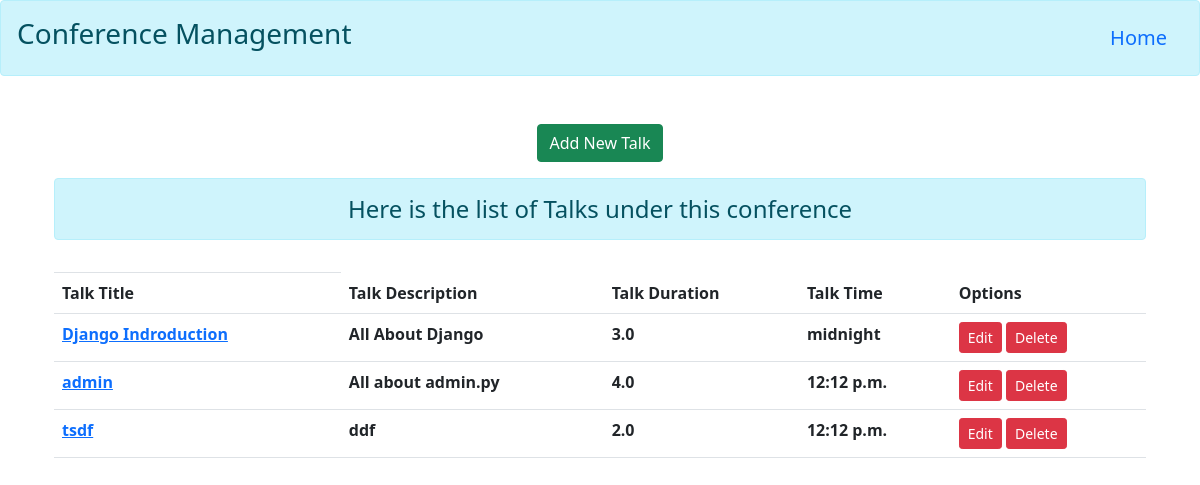
Before: /Django/talks/ with the older database file.
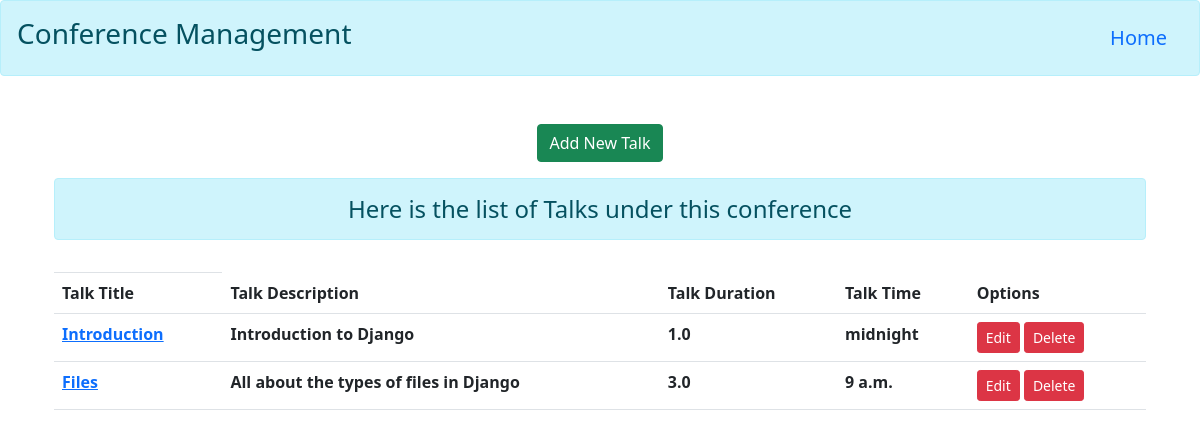
After: the same page with the newer database file.
### myapp/models.py (models this page shows)
class TalkModel(models.Model):
    talk_conference_title  = models.ForeignKey(ConferenceModel,on_delete=models.CASCADE)
    talk_title = models.TextField(null=False,primary_key=True)
    talk_description =  models.CharField(max_length=100,null=False)
    talk_duration = models.DecimalField(max_digits=2,decimal_places=1)
    talk_time = models.TimeField(null=True)

### myapp/views.py (the view)
# urls.py: path('<str:id>/talks/',views.talkView,name='talks'),
def talkView(request,id):
    initial = {'talk_conference_title':id}
    if request.method == 'POST':
        talkviewform = TalkForm(request.POST)
        if talkviewform.is_valid():
            talkviewform.save()
    else:
        talkviewform=TalkForm(initial=initial)
    talk = ConferenceModel.objects.get(pk=id)
    conferencetalks = talk.talkmodel_set.all()
    return render(request,'myapp/talks.html',{'talkviewform':talkviewform,'conferencetalks':conferencetalks})

### myapp/forms.py
class TalkForm(forms.ModelForm):
    class Meta:
        model = TalkModel
        fields = ['talk_conference_title','talk_title','talk_description','talk_duration','talk_time']
        widgets = {
            'talk_conference_title' : forms.HiddenInput,
            'talk_title' : forms.TextInput(attrs={'class':'form-control '}),
            'talk_description' : forms.TextInput(attrs={'class':'form-control '}),
            'talk_duration' : forms.TextInput(attrs={'class':'form-control '}),
            'talk_time' : forms.TextInput(attrs={'class':'form-control','placeholder':'HH:MM:SS'}),
        }

### myapp/templates/myapp/talks.html (shortened to what this page needs)
{% extends 'myapp/base.html' %}
{% block content %}
<div class="text-center">
    <button class="btn btn-success col" type="button" data-bs-toggle="offcanvas" data-bs-target="#offcanvasRight" aria-controls="offcanvasRight">Add New Talk</button>
</div>
<div class="container mt-3">
    <h4 class="alert alert-info text-center">
        Here is the list of Talks under this conference
    </h4>
    <table class="table table-hover">
        <th class="thead-dark">
            <tr>
                <th scope="col">Talk Title</th>
                <th scope="col">Talk Description</th>
                <th scope="col">Talk Duration </th>
                <th scope="col">Talk Time</th>
                <th scope="col">Options</th>
            </tr>
        </th>
            {% for talkss in conferencetalks %}
            <tr>
                <th scope="col"><a href="{% url 'members' talkss.talk_title %}">{{talkss.talk_title}}</a></th>
                <th scope="col">{{talkss.talk_description}}</th>
                <th scope="col">{{talkss.talk_duration}}</th>
                <th scope="col">{{talkss.talk_time}}</th>
            <td>
                <a href="{% url 'talkedit' talkss.talk_title %}" class="btn btn-danger btn-sm">Edit</a>
                <form action="{% url 'talkdelete' talkss.talk_title %}" method="POST" class="d-inline">
                    <input type="submit" value="Delete" class="btn btn-danger btn-sm">
                </form>
            </td>
        </tr>
            {% endfor %}
    </table>
</div>
{% endblock content %}

### myapp/templates/myapp/base.html (shortened to what this page needs)
<!DOCTYPE html>
<html lang="en">
<head>
    <link href="https://cdn.jsdelivr.net/npm/bootstrap@5.1.1/dist/css/bootstrap.min.css" rel="stylesheet">
</head>
<body>
    <nav class="navbar alert alert-info text-center">
        <h3 class="text-center">  Conference Management</h3>
        <a class="navbar-brand" href="/">Home</a>
      </nav>
    <div class="container mt-5">
        {% block content %} {% endblock content %}
    </div>
</body>
</html>

Changed rows visible on the page:
removed TalkModel: talk_title "Django Indroduction", talk_description "All About Django", talk_duration "3.0", talk_time "midnight"
removed TalkModel: talk_title "admin", talk_description "All about admin.py", talk_duration "4.0", talk_time "12:12 p.m."
removed TalkModel: talk_title "tsdf", talk_description "ddf", talk_duration "2.0", talk_time "12:12 p.m."
added TalkModel: talk_title "Introduction", talk_description "Introduction to Django", talk_duration "1.0", talk_time "midnight"
added TalkModel: talk_title "Files", talk_description "All about the types of files in Django", talk_duration "3.0", talk_time "9 a.m."
